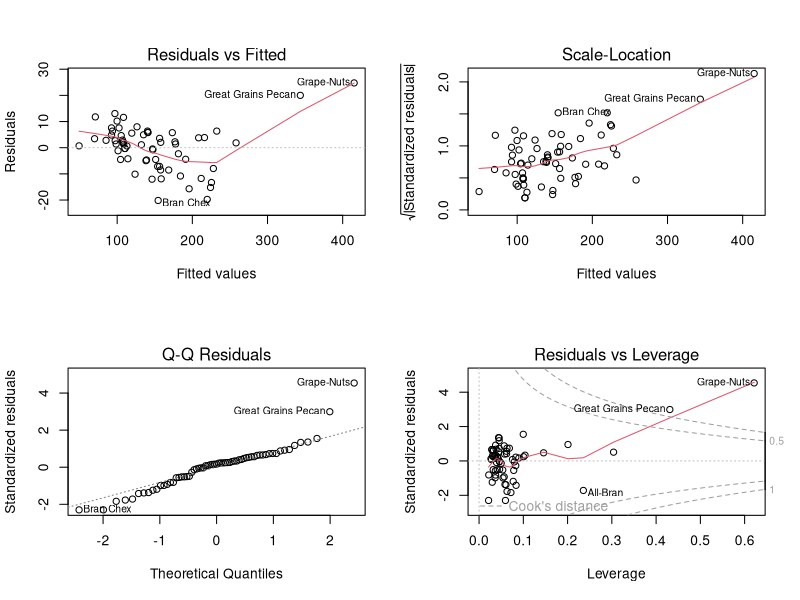

This figure's R source:
data( UScereal , package = "MASS") # load the dataset

fit = lm(calories ~ protein + fat + carbo + sugars, data = UScereal)
# fit the regression model

dev.new()
layout(matrix(c(1,2,3,4),2.1,2)) # display 4 graphics in one plot
plot(fit) # display diagnostic plots
